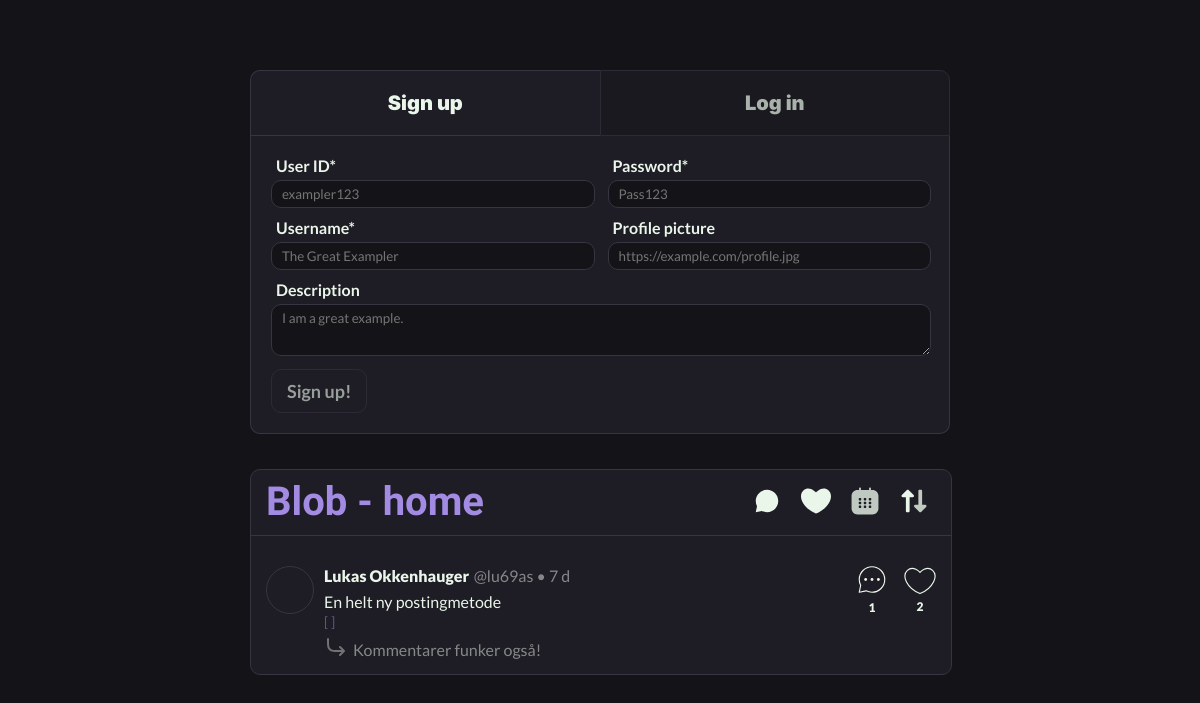
Before: / with the older database file.
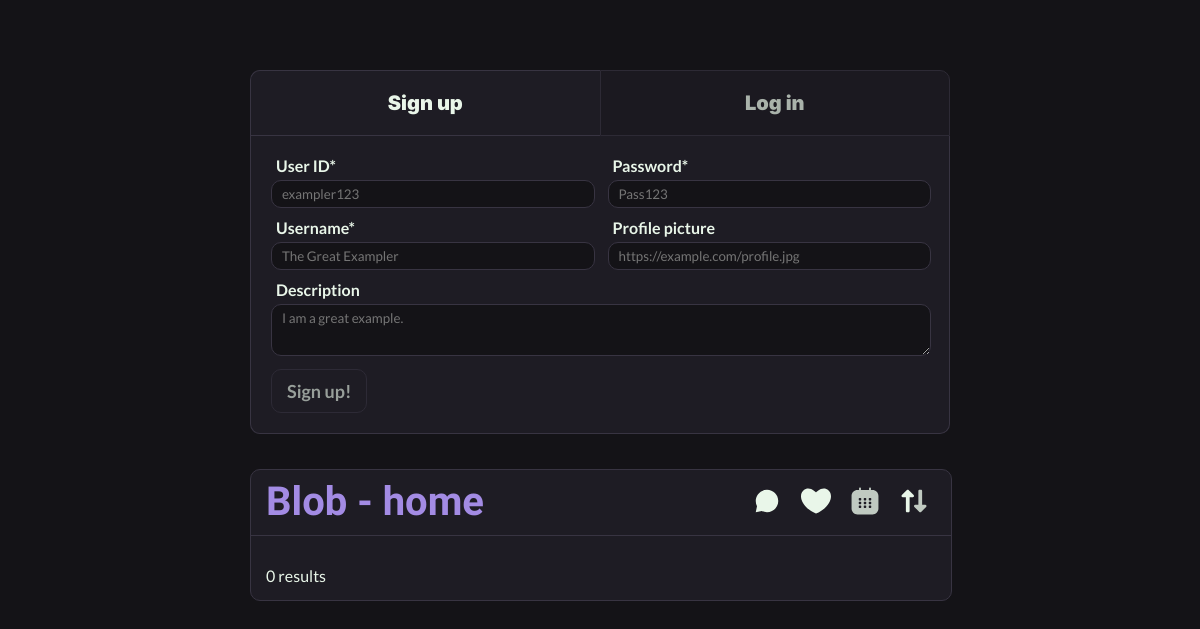
After: the same page with the newer database file.
### tables this page shows
create table posts (
	postId int primary key not null auto_increment,
	text text,
	posted datetime DEFAULT CURRENT_TIMESTAMP,
	userId char(32),
	foreign key (userId) references users(userId)
);

create table users (
	userId char(32) primary key not null,
	password char(42),
	userName char(32),
	description char(255),
	profilePic char(255),
	created datetime DEFAULT CURRENT_TIMESTAMP
);

### queries/functions.php (the view, shortened to what this page needs)
<?php
    function getDBConnection() {
        static $conn;
        if ($conn === null) {
            $conn = new mysqli("127.0.0.1", "root", "", "twitter-remake");
        }
        return $conn;
    }
    function timeAgo($dateString) {
        $diff = time() - strtotime($dateString);
        $units = [
            31536000 => "y",
            2592000  => "m",
            86400    => "d",
            3600     => "h",
            60       => "m",
            1        => "s"
        ];
        foreach ($units as $seconds => $name) {
            if ($diff >= $seconds) {
                $value = floor($diff / $seconds);
                return $value . " {$name}";
            }
        }
    }
    function addPostsHtml($query, $p) {
        $connInner = getDBConnection();
        $result = $connInner->query($query);
        $output = "";
        if ($result->num_rows > 0) {
            while($row = $result->fetch_assoc()) {
                $hasLiked = false;
                $output .= '<div class="post" id="'.$row["postId"].'">
                    <a class="profile_pic" href="'.$p.'profile/?user='.$row["userId"].'" style="background-image:url('.$row["profilePic"].')"></a>
                    <div class="content">
                        <p class="user">
                            <a href="'.$p.'profile/?user='.$row["userId"].'" class="userName">'.$row["userName"].'</a>
                            <a href="'.$p.'profile/?user='.$row["userId"].'" class="userId">@'.$row["userId"].' • </a>
                            <a class="date">'.timeAgo($row["posted"]).'<span>'.date_format(date_create($row["posted"]), "H:i • d. M Y").'</span></a>
                        </p>
                        <p class="text">'.str_replace("\n", "<br>", $row["text"]).'</p>
                        <p class="blobs">';
                foreach (explode('|', $row["blobs"]) as $blob) {
                    $output .= '<a href="'.$p.'blobs/?blob='.$blob.'">[ '.$blob.' ]</a>';
                } $output .= '</p>';
                if ($row["comment_count"] > 0) $output .= '<a href="'.$p.'post/?post='.$row["postId"].'" class="topComment">'
                    .file_get_contents($p.'img/icons/down-right-arrow.svg').'<span>'.$row["top_comment_text"].'</span></a>';
                $output .= '</div>
                    <form action="'.$p.'queries/add-like.php"  method="post" class="interactions">
                        <input type="hidden" name="postId" value="'.$row["postId"].'">
                        <input type="hidden" name="hasLiked" value="'.$hasLiked.'">
                        <a href="'.$p.'post/?post='.$row["postId"].'" class="comments">'
                            .file_get_contents($p.'img/icons/comment.svg').'<p>'.$row["comment_count"].'</p></a>
                        <button type="submit" name="likes" class="'.($hasLiked ? 'hasLiked' : '').'">'
                            .file_get_contents($p.'img/icons/heart.svg').'<p>'.$row["likes_on_post"].'</p></button>
                    </form>
                </div>';
            };
        } else { $output = '<div class="post">0 results</div>'; }
        return $output;
    }

### index.php (shortened to what this page needs)
<!DOCTYPE html>
<html lang="en">
<head>
    <link rel="stylesheet" href="./style.css">
</head>
<?php
    require_once "./queries/functions.php";
?>
<body>
    <section class="mainWidget">
        <?php
            if(!isset($_COOKIE["user"])) {
                echo '<div class="login_select"><p class="userId_list">';
                echo '</p><div class="login_tabs">
                        <div class="sign_up">Sign up</div>
                        <div class="log_in" style="opacity:.7">Log in</div>
                    </div>
                    <form class="sign_up" action="./queries/log-in.php" method="post" ><div>
                        <div><label for="userId">User ID*</label>
                            <input required="yes" maxlength="30" type="text" name="userId" class="userId" placeholder="exampler123"></div>
                        <div><label for="password">Password*</label>
                            <input required="yes" maxlength="40" type="password" name="password" placeholder="Pass123"></div></div><div>
                        <div><label for="userName">Username*</label>
                            <input required="yes" maxlength="30" type="text" name="userName" placeholder="The Great Exampler"></div>
                        <div><label for="profilePic">Profile picture</label>
                            <input maxlength="255" type="text" name="profilePic" placeholder="https://example.com/profile.jpg"></div>
                        </div><label for="desc">Description</label><textarea name="desc" id="desc"
                            maxlength="255" placeholder="I am a great example."></textarea>
                        <button class="invalid btn1" type="submit">Sign up!</button>
                    </form>
                    <form class="log_in" style="display:none" action="./queries/log-in.php" method="post"><div>
                        <div><label for="userId">User ID*</label>
                            <input required="yes" maxlength="30" type="text" name="userId" class="userId" placeholder="exampler123"></div>
                        <div><label for="password">Password*</label>
                            <input required="yes" maxlength="40" type="password" name="password" placeholder="Pass123"></div></div>
                        <button class="invalid btn1" type="submit">Sign up!</button><input type="hidden" name="log_in_formType" value="true">
                    </form>
                </div>';
            } $sortBy = "posted"; $orderBy = "DESC";
        ?>
        <div class="posts_container">
            <nav>
                <h1>Blob - home</h1>
                <div class="sorting">
                    <button data-sort="comment_count"><?php echo file_get_contents('./img/icons/comment.svg') ?></button>
                    <button data-sort="likes_on_post"><?php echo file_get_contents('./img/icons/heart.svg') ?></button>
                    <button data-sort="posted"><?php echo file_get_contents('./img/icons/calendar.svg') ?></button>
                    <button class="orderBy <?php echo $orderBy ?>"><?php echo file_get_contents('./img/icons/arrow-up-down.svg') ?></button>
                </div>
            </nav>
            <?php
                echo addPostsHtml("SELECT p.postId, p.text, p.posted, u.userId, u.userName, u.profilePic, (
                    SELECT COUNT(*) FROM likes l WHERE l.postId = p.postId AND l.commentId IS NULL ) AS likes_on_post, (
                    SELECT COUNT(*) FROM comments c WHERE c.postId = p.postId) AS comment_count, (
                    SELECT c.text FROM comments c LEFT JOIN likes l2 ON l2.commentId = c.commentId WHERE c.postId = p.postId
                    GROUP BY c.commentId ORDER BY COUNT(l2.commentId) DESC, c.posted ASC LIMIT 1 ) AS top_comment_text,
                    GROUP_CONCAT(b.blobId ORDER BY b.blobId SEPARATOR '|') AS blobs
                    FROM posts p JOIN users u ON p.userId = u.userId LEFT JOIN post_blobs pb ON p.postId = pb.postId
                    LEFT JOIN blobs b ON pb.blobId = b.blobId group by p.postId ORDER BY ".$sortBy." ".$orderBy, "./");
        ?></div>
    </section>
</body>
</html>

### style.css (style rules this page uses)
html { scroll-behavior: smooth; }
:root { --logo-font: "Cherry Bomb One", system-ui; --header-font: "Inter", sans-serif; --body-font: "Lato", sans-serif; --primary: #a38be4; --secondary: #531be7; --body-bg: #141317; --post-bg: #1e1c24; --post-border: #383442; --btn-clr: #3d394a; }
* { margin: 0; transition: 200ms; font-family: var(--body-font); color: #e9f6e9; text-decoration: none; }

Changed rows visible on the page:
removed posts: userId.userName "Lukas Okkenhauger", userId.userId "lu69as", posted "7 d", text "En helt ny postingmetode", top_comment_text "Kommentarer funker også!", comment_count "1", likes_on_post "2"
Other visible differences:
text now shown: "0 results"
